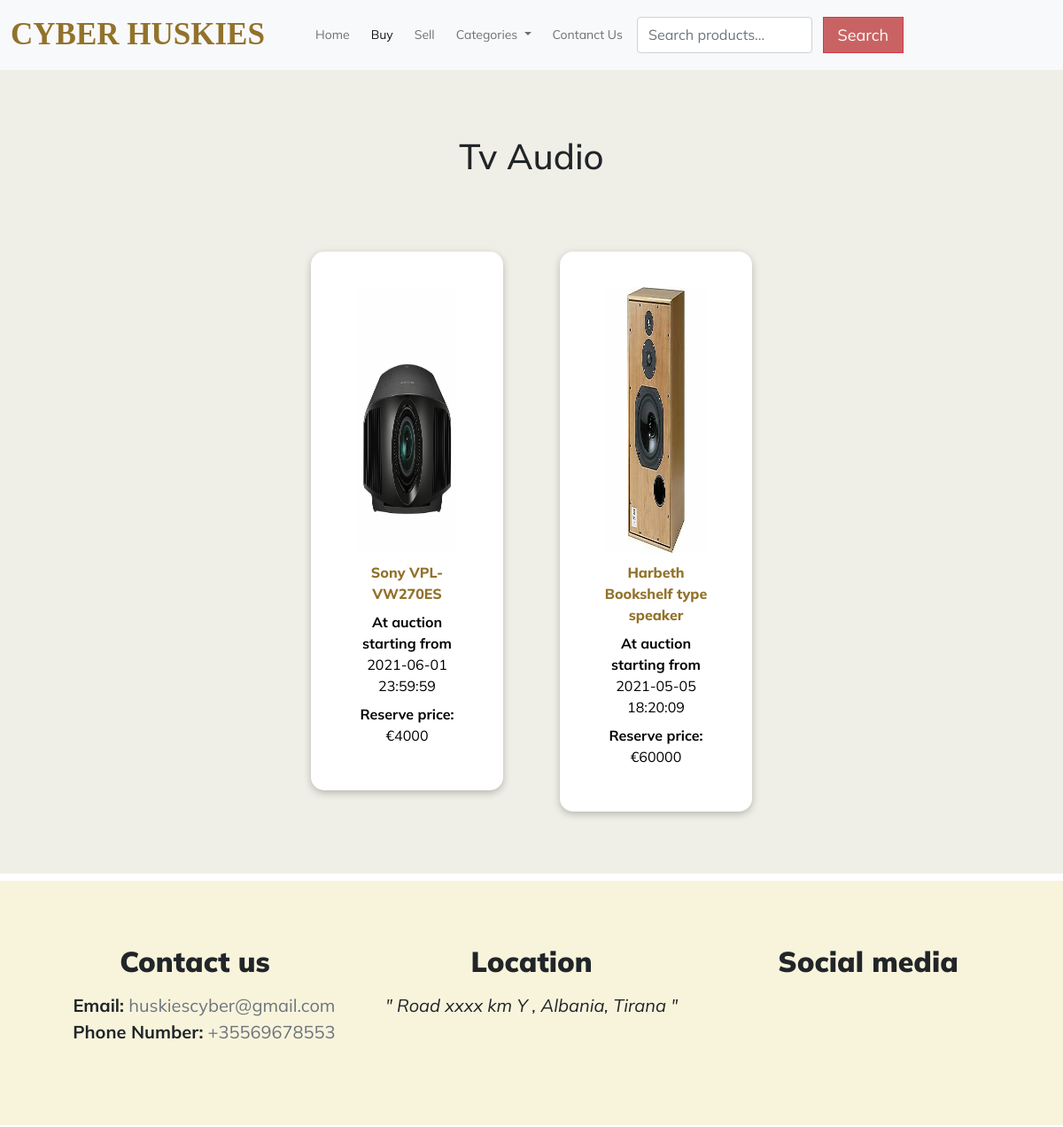
The app's page /list.php?category=Tv Audio with its own data.
### tables this page shows
CREATE TABLE `product` (
  `product_id` int(11) NOT NULL,
  `name` varchar(50) NOT NULL,
  `salessman_id` int(11) NOT NULL,
  `starting_price` int(11) NOT NULL,
  `bid_now` int(11) DEFAULT NULL,
  `highies_bidder` int(11) DEFAULT NULL,
  `sale_start` datetime DEFAULT NULL,
  `sale_end` datetime DEFAULT NULL,
  `description` varchar(2500) NOT NULL,
  `category_id` int(11) NOT NULL,
  `picture_cover_url` varchar(255) NOT NULL,
  `status` tinyint(1) NOT NULL
);

CREATE TABLE `homepage` (
  `id` int(11) NOT NULL,
  `carousel_image1` varchar(50) NOT NULL,
  `carousel_image2` varchar(50) NOT NULL,
  `carousel_image3` varchar(50) NOT NULL,
  `cooming_soon_header` varchar(50) NOT NULL,
  `gallery_header` varchar(50) NOT NULL,
  `discover_header` varchar(50) NOT NULL,
  `email` varchar(50) NOT NULL,
  `phone_number` varchar(50) NOT NULL,
  `location` varchar(100) NOT NULL
);

### inc/functions.php (called while the page is built)
<?php
function test_input($data)
{
    $data = trim($data);
    $data = stripslashes($data);
    $data = htmlspecialchars($data);
    return $data;
}

### list.php (the view, shortened to what this page needs)
<!DOCTYPE html>
<html lang="en">
<head>
    <link href="https://cdn.jsdelivr.net/npm/bootstrap@5.0.1/dist/css/bootstrap.min.css" rel="stylesheet"
>
    <link rel="stylesheet" type="text/css" href="inc/fontawesome-5-pro-master/css/all.css">
    <link rel="stylesheet" type="text/css" href="inc/css/products.css">
    <link rel="stylesheet" type="text/css" href="inc/css/navbar.css">
    <link rel="stylesheet" type="text/css" href="inc/css/footer.css">
    <link rel="stylesheet" type="text/css" href="inc/css/list.css">
</head>
<body class="text-dark" style="padding-top: 78px;">
    <nav class="navbar navbar-expand-lg navbar-light bg-light fixed-top navb" style="transition: 0.3s">
        <div class="container-fluid">
            <a class="navbar-brand">CYBER HUSKIES</a>
            <div class="collapse navbar-collapse" id="navbarSupportedContent">
                <ul class="navbar-nav mx-auto mb-2 mb-lg-0">
                    <li class="nav-item">
                        <a class="nav-link border-top border-light border-2 me-2" aria-current="page"
                            href="home.php">Home</a>
                    </li>
                    <li class="nav-item add-border">
                        <a class="nav-link active border-top border-light border-2 me-2" href="list.php?category=All%20Products">Buy</a>
                    </li>
                    <li class="nav-item">
                        <a class="nav-link border-top border-light border-2 me-2" href="home.php">Sell</a>
                    </li>
                    <li class="nav-item dropdown border-top border-light border-2 me-2">
                        <a class="nav-link dropdown-toggle" href="#" id="navbarDropdown" role="button"
                            data-bs-toggle="dropdown" aria-expanded="false">
                            Categories
                        </a>
                            <?php
                            require $_SERVER['DOCUMENT_ROOT'] . '/CyberHuskies/inc/db_connection.php';
                            require $_SERVER['DOCUMENT_ROOT'] . '/CyberHuskies/inc/functions.php';
                            ?>
                    </li>
                    <li class="nav-item">
                        <a class="nav-link border-top border-light border-2 me-2" href="#footer-section">Contanct Us</a>
                    </li>
                    <form class="d-lg-flex d-grid gap-1 col-lg-5" action='list.php' method="get">
                        <input class="form-control me-2" type="search" placeholder="Search products..."
                            aria-label="Search" name="search">
                        <button id="searchProduct" class="btn btn-danger d-grid" type="submit">Search</button>
                    </form>
                </ul>
                <ul class="navbar-nav me-right mb-2 mb-lg-0">
                    <?php
                    if (empty($_SESSION['username'])) {
                    ?>
                    <form class="d-lg-flex d-grid gap-2">
                        <button type="button" class="btn btn-register" data-bs-toggle="modal"
                            data-bs-target="#logInModal"> <i class="fad fa-sign-in-alt"></i> <span class="button-text">Log In</span></button>
                        <button type="button" class="btn btn-register" data-bs-toggle="modal"
                            data-bs-target="#signUpModal"><i class="fas fa-user-plus"></i> <span class="button-text">Sign Up</span></button>
                    </form>
                </ul>
            </div>
        </div>
    </nav>
    <?php
    }
    if ($_SERVER['REQUEST_METHOD'] == 'GET') {
        if (isset($_GET['category'])) {
            $category_name = test_input($_GET['category']);
            if ($category_name === 'All Products') {
                $sqlProducts = "SELECT name, product_id, picture_cover_url, starting_price, sale_start FROM product WHERE sale_start < NOW()";
                $resultProducts = mysqli_query($connection, $sqlProducts);
                $countRows = mysqli_num_rows($resultProducts);
                if ($countRows  > 0) {
                    if ($countRows >= 4 ) {
                        $justify = 'start';
                    } else {
                        $justify = 'center';
                    }
                    echo '
                        <div class="container-fluid products-from-category-container">
                            <div class="row">
                                <h1 class="col-12 text-center mt-4 mb-lg-3 mb-0">All Products</h1>
                            </div><br><br>
                            <div class="products-from-category row justify-content-'.$justify.'"> ';
                    while ($rowProducts = mysqli_fetch_assoc($resultProducts)) {
                        echo '<div class=" col-xl-3 col-lg-5 col-12">
                                <a href="products.php?pid='.$rowProducts['product_id'].'" class="href product row justify-content-center">
                                    <div class="prod-img col-12">
                                        <img class="img-fluid" src="inc/pictures/product-picture/'.$rowProducts['picture_cover_url'].'">
                                    </div>
                                    <div class="prod-details col-12">
                                        <div class="prod-name text-center mb-2">'.$rowProducts['name'].'</div>
                                        <div class="text-center mb-2"><b>At auction starting from </b><br>'.$rowProducts['sale_start'].'</div>
                                        <div class="min-price text-center"><b>Reserve price: </b> &euro;'.$rowProducts['starting_price'].'</div>
                                    </div>
                                </a>
                               </div> ';
                    }
                    echo '</div>
                        </div>';
                }
            } else {
                $sqlProducts = "SELECT name, product_id, picture_cover_url, starting_price, sale_start FROM product WHERE category_id IN ( SELECT category_id FROM category WHERE category_name = '$category_name' ) AND sale_start < NOW()";
                $resultProducts = mysqli_query($connection, $sqlProducts);
                $countRows = mysqli_num_rows($resultProducts);
                if ($countRows  > 0) {
                    if ($countRows >= 4 ) {
                        $justify = 'start';
                    } else {
                        $justify = 'center';
                    }
                    echo '
                        <div class="container-fluid products-from-category-container">
                            <div class="row">
                                <h1 class="col-12 text-center mt-4 mb-lg-3 mb-0">'.$category_name.'</h1>
                            </div><br><br>
                            <div class="products-from-category row  justify-content-'.$justify.'"> ';
                    while ($rowProducts = mysqli_fetch_assoc($resultProducts)) {
                        echo '<div class=" col-xl-3 col-lg-5 col-12">
                                <a href="products.php?pid='.$rowProducts['product_id'].'" class="href product row justify-content-center">
                                    <div class="prod-img col-12">
                                        <img class="img-fluid" src="inc/pictures/product-picture/'.$rowProducts['picture_cover_url'].'">
                                    </div>
                                    <div class="prod-details col-12">
                                        <div class="prod-name text-center mb-2">'.$rowProducts['name'].'</div>
                                        <div class="text-center mb-2"><b>At auction starting from </b><br>'.$rowProducts['sale_start'].'</div>
                                        <div class="min-price text-center"><b>Reserve price: </b> &euro;'.$rowProducts['starting_price'].'</div>
                                    </div>
                                </a>
                               </div> ';
                    }
                    echo '</div>
                        </div>';
                }  else {
                    echo '<br><br><br><br>
                        <h1 class="otherProduct-header mt-2">There are no products under this Category yet. <i class="fad fa-frown"></i></h1>
                            <br><br><br><br><br><br><br><br><br><br><br><br><br><br><br><br>';
                }
            }
        }
    }
?>
<section id="footer-section" class="mt-2">
    <br>
    <div class="container">
        <div class="row">
        <?php
        $sqlGetFooter = "SELECT email, phone_number, location FROM homepage LIMIT 1";
        $resultGetFooter = mysqli_query($connection, $sqlGetFooter);
        if (mysqli_num_rows($resultGetFooter) == 1) {
            while ($rowGetFooter = mysqli_fetch_assoc($resultGetFooter)) {
                echo '<div class="col-lg-4 col-12 text-center">
                        <h2 class="footer-header mb-3">Contact us</h2>
                        <span class="footer-inner"><i class="fad fa-envelope"></i> <strong>Email:</strong> <span
                                class="text-secondary">'.$rowGetFooter['email'].'</span> </span>
                        <br>
                        <span class="footer-inner"><i class="fas fa-phone-plus"></i> <strong>Phone Number:</strong> <span
                                class="text-secondary">'.$rowGetFooter['phone_number'].'</span> </span>
                    </div>
                    <div class="col-lg-4 col-12 mt-5 mt-lg-0 text-center">
                        <h2 class="footer-header mb-3">Location</h2>
                        <span class="footer-inner"><i>" '.$rowGetFooter['location'].' "</i></span>
                        <br>
                        <span class="h1"><i class="fad fa-map-marked-alt"></i></span>
                    </div>
                    <div class="col-lg-4 col-12 mt-5 mt-lg-0 text-center">
                        <h2 class="footer-header mb-3">Social media</h2>
                        <a href="#" class="h1 text-primary"><i class="fab fa-facebook-square"></i></a>
                        <a href="#" class="h1 text-danger"><i class="fab fa-instagram"></i></a>
                    </div>';
            }
        }
        ?>
        </div>
    </div><br><br><br>
</section>
</body>
</html>

### inc/css/products.css (style rules this page uses)
body { font-family: "Mulish", sans-serif; }

### inc/css/navbar.css (style rules this page uses)
.navbar-brand { color: rgb(146, 114, 43) !important; font-size: 35px; font-family: Cambria, Cochin, Georgia, Times, 'Times New Roman', serif; font-weight: 700; }
#searchProduct { background-color: rgb(201, 99, 99); border-radius: 0; font-size: 18px; transition: border-radius 0.2s; color: rgb(252, 252, 252); }
@media screen and (min-width: 1200px) { #searchProduct { width: 130px; } }
.nav-link { font-size: 18px; white-space: nowrap; }
.btn-register { border-radius: 0; }
@media screen and (max-width: 1200px) and (min-width: 991px) { .nav-link { font-size: 14px; } }
body { overflow-y: scroll !important; }
.navbar { padding-right: 0px !important; }

### inc/css/footer.css (style rules this page uses)
html { padding-bottom: 2px; }
#footer-section { background-color: rgb(248, 244, 220); padding: 3rem 0rem 0rem 0rem; margin: 2rem 0rem 0rem 0rem; }
.footer-header { font-weight: 900; }
.footer-inner { font-size: 20px; }

### inc/css/list.css (style rules this page uses)
body { font-family: "Mulish", sans-serif; }
.products-from-category-container { background-color: rgb(240, 239, 231); }
@media only screen and (min-width: 1200px) { .products-from-category-container { padding: 50px; } }
@media only screen and (min-width: 1000px) { .prod-img img { width: 300px; height: 300px; } }
.products-from-category .product { padding: 40px; margin: 20px; background-color: white; border-radius: 15px; box-shadow: rgba(0, 0, 0, 0.24) 0px 3px 8px; transition: 0.2s; }
.href { text-decoration: none; color: black; }
.product .prod-details { padding: 10px; }
.prod-name { color: rgb(146, 114, 43); font-weight: 800; }

### records on screen
product: picture_cover_url (picture), name "Sony VPL-VW270ES", sale_start "2021-06-01 23:59:59", starting_price "4000"
product: picture_cover_url (picture), name "Harbeth Bookshelf type speaker", sale_start "2021-05-05 18:20:09", starting_price "60000"
homepage: email "huskiescyber@gmail.com", phone_number "+35569678553", location "Road xxxx km Y , Albania, Tirana"

### other values on screen
$category_name "Tv Audio"
